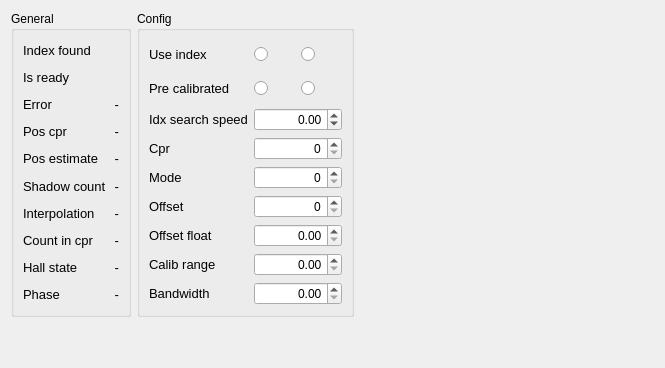
           <widget class="QWidget" name="tab_8">
            <attribute name="title">
             <string>Encoder</string>
            </attribute>
            <layout class="QGridLayout" name="gridLayout_85">
             <item row="0" column="1" alignment="Qt::AlignTop">
              <widget class="QGroupBox" name="groupBox_encoder_config_2">
               <property name="title">
                <string>Config</string>
               </property>
               <layout class="QGridLayout" name="gridLayout_86">
                <item row="0" column="0">
                 <layout class="QGridLayout" name="gridLayout_87">
                  <item row="3" column="1">
                   <widget class="QSpinBox" name="spinBox_cprValue_axis1">
                    <property name="alignment">
                     <set>Qt::AlignRight|Qt::AlignTrailing|Qt::AlignVCenter</set>
                    </property>
                    <property name="maximum">
                     <number>1000000</number>
                    </property>
                   </widget>
                  </item>
                  <item row="0" column="0">
                   <widget class="QLabel" name="label_useIndex_2">
                    <property name="font">
                     <font>
                      <pointsize>10</pointsize>
                     </font>
                    </property>
                    <property name="text">
                     <string>Use index</string>
                    </property>
                   </widget>
                  </item>
                  <item row="3" column="0">
                   <widget class="QLabel" name="label_cpr_2">
                    <property name="font">
                     <font>
                      <pointsize>10</pointsize>
                     </font>
                    </property>
                    <property name="text">
                     <string>Cpr</string>
                    </property>
                   </widget>
                  </item>
                  <item row="2" column="0">
                   <widget class="QLabel" name="label_idxSearchSpeed_2">
                    <property name="font">
                     <font>
                      <pointsize>10</pointsize>
                     </font>
                    </property>
                    <property name="text">
                     <string>Idx search speed</string>
                    </property>
                   </widget>
                  </item>
                  <item row="1" column="0">
                   <widget class="QLabel" name="label_preCalibratedEncoder_2">
                    <property name="font">
                     <font>
                      <pointsize>10</pointsize>
                     </font>
                    </property>
                    <property name="text">
                     <string>Pre calibrated</string>
                    </property>
                   </widget>
                  </item>
                  <item row="4" column="0">
                   <widget class="QLabel" name="label_modeEncoder_2">
                    <property name="font">
                     <font>
                      <pointsize>10</pointsize>
                     </font>
                    </property>
                    <property name="text">
                     <string>Mode</string>
                    </property>
                   </widget>
                  </item>
                  <item row="0" column="1">
                   <layout class="QGridLayout" name="gridLayout_88">
                    <item row="0" column="0">
                     <widget class="QRadioButton" name="radioButton_useIndexTrue_axis1">
                      <property name="minimumSize">
                       <size>
                        <width>0</width>
                        <height>28</height>
                       </size>
                      </property>
                      <property name="text">
                       <string/>
                      </property>
                      <property name="icon">
                       <iconset>
                        <normaloff>Icons/True.jpg</normaloff>Icons/True.jpg</iconset>
                      </property>
                      <property name="iconSize">
                       <size>
                        <width>26</width>
                        <height>26</height>
                       </size>
                      </property>
                      <attribute name="buttonGroup">
                       <string notr="true">buttonGroup_21</string>
                      </attribute>
                     </widget>
                    </item>
                    <item row="0" column="1">
                     <widget class="QRadioButton" name="radioButton_useIndexFalse_axis1">
                      <property name="minimumSize">
                       <size>
                        <width>0</width>
                        <height>28</height>
                       </size>
                      </property>
                      <property name="text">
                       <string/>
                      </property>
                      <property name="icon">
                       <iconset>
                        <normaloff>Icons/False.jpg</normaloff>Icons/False.jpg</iconset>
                      </property>
                      <property name="iconSize">
                       <size>
                        <width>26</width>
                        <height>26</height>
                       </size>
                      </property>
                      <attribute name="buttonGroup">
                       <string notr="true">buttonGroup_21</string>
                      </attribute>
                     </widget>
                    </item>
                   </layout>
                  </item>
                  <item row="1" column="1">
                   <layout class="QGridLayout" name="gridLayout_89">
                    <item row="0" column="0">
                     <widget class="QRadioButton" name="radioButton_encoderPreCalibratedTrue_axis1">
                      <property name="minimumSize">
                       <size>
                        <width>0</width>
                        <height>28</height>
                       </size>
                      </property>
                      <property name="text">
                       <string/>
                      </property>
                      <property name="icon">
                       <iconset>
                        <normaloff>Icons/True.jpg</normaloff>Icons/True.jpg</iconset>
                      </property>
                      <property name="iconSize">
                       <size>
                        <width>26</width>
                        <height>26</height>
                       </size>
                      </property>
                      <attribute name="buttonGroup">
                       <string notr="true">buttonGroup_22</string>
                      </attribute>
                     </widget>
                    </item>
                    <item row="0" column="1">
                     <widget class="QRadioButton" name="radioButton_encoderPreCalibratedFalse_axis1">
                      <property name="minimumSize">
                       <size>
                        <width>0</width>
                        <height>28</height>
                       </size>
                      </property>
                      <property name="text">
                       <string/>
                      </property>
                      <property name="icon">
                       <iconset>
                        <normaloff>Icons/False.jpg</normaloff>Icons/False.jpg</iconset>
                      </property>
                      <property name="iconSize">
                       <size>
                        <width>26</width>
                        <height>26</height>
                       </size>
                      </property>
                      <attribute name="buttonGroup">
                       <string notr="true">buttonGroup_22</string>
                      </attribute>
                     </widget>
                    </item>
                   </layout>
                  </item>
                  <item row="2" column="1">
                   <widget class="QDoubleSpinBox" name="doubleSpinBox_idxSearchSpeedValue_axis1">
                    <property name="alignment">
                     <set>Qt::AlignRight|Qt::AlignTrailing|Qt::AlignVCenter</set>
                    </property>
                    <property name="minimum">
                     <double>-1000000.000000000000000</double>
                    </property>
                    <property name="maximum">
                     <double>1000000.000000000000000</double>
                    </property>
                   </widget>
                  </item>
                  <item row="4" column="1">
                   <widget class="QSpinBox" name="spinBox_modeEncoderValue_axis1">
                    <property name="alignment">
                     <set>Qt::AlignRight|Qt::AlignTrailing|Qt::AlignVCenter</set>
                    </property>
                    <property name="maximum">
                     <number>1000000</number>
                    </property>
                   </widget>
                  </item>
                  <item row="6" column="1">
                   <widget class="QDoubleSpinBox" name="doubleSpinBox_offsetFloatValue_axis1">
                    <property name="alignment">
                     <set>Qt::AlignRight|Qt::AlignTrailing|Qt::AlignVCenter</set>
                    </property>
                    <property name="maximum">
                     <double>1000000.000000000000000</double>
                    </property>
                   </widget>
                  </item>
                  <item row="5" column="0">
                   <widget class="QLabel" name="label_offset_2">
                    <property name="font">
                     <font>
                      <pointsize>10</pointsize>
                     </font>
                    </property>
                    <property name="text">
                     <string>Offset</string>
                    </property>
                   </widget>
                  </item>
                  <item row="7" column="0">
                   <widget class="QLabel" name="label_calibRange_2">
                    <property name="font">
                     <font>
                      <pointsize>10</pointsize>
                     </font>
                    </property>
                    <property name="text">
                     <string>Calib range</string>
                    </property>
                   </widget>
                  </item>
                  <item row="6" column="0">
                   <widget class="QLabel" name="label_offsetFloat_2">
                    <property name="font">
                     <font>
                      <pointsize>10</pointsize>
                     </font>
                    </property>
                    <property name="text">
                     <string>Offset float</string>
                    </property>
                   </widget>
                  </item>
                  <item row="5" column="1">
                   <widget class="QSpinBox" name="spinBox_offsetValue_axis1">
                    <property name="alignment">
                     <set>Qt::AlignRight|Qt::AlignTrailing|Qt::AlignVCenter</set>
                    </property>
                    <property name="maximum">
                     <number>1000000</number>
                    </property>
                   </widget>
                  </item>
                  <item row="8" column="1">
                   <widget class="QDoubleSpinBox" name="doubleSpinBox_bandwidthValue_axis1">
                    <property name="alignment">
                     <set>Qt::AlignRight|Qt::AlignTrailing|Qt::AlignVCenter</set>
                    </property>
                    <property name="maximum">
                     <double>1000000.000000000000000</double>
                    </property>
                   </widget>
                  </item>
                  <item row="7" column="1">
                   <widget class="QDoubleSpinBox" name="doubleSpinBox_calibRangeValue_axis1">
                    <property name="alignment">
                     <set>Qt::AlignRight|Qt::AlignTrailing|Qt::AlignVCenter</set>
                    </property>
                    <property name="maximum">
                     <double>1000000.000000000000000</double>
                    </property>
                   </widget>
                  </item>
                  <item row="8" column="0">
                   <widget class="QLabel" name="label_bandwidth_2">
                    <property name="font">
                     <font>
                      <pointsize>10</pointsize>
                     </font>
                    </property>
                    <property name="text">
                     <string>Bandwidth</string>
                    </property>
                   </widget>
                  </item>
                 </layout>
                </item>
               </layout>
              </widget>
             </item>
             <item row="0" column="0">
              <widget class="QGroupBox" name="groupBox_16">
               <property name="minimumSize">
                <size>
                 <width>0</width>
                 <height>0</height>
                </size>
               </property>
               <property name="title">
                <string>General</string>
               </property>
               <layout class="QGridLayout" name="gridLayout_90">
                <item row="0" column="0">
                 <layout class="QGridLayout" name="gridLayout_91">
                  <item row="3" column="2">
                   <widget class="QLabel" name="label_posCprValue_axis1">
                    <property name="font">
                     <font>
                      <pointsize>10</pointsize>
                     </font>
                    </property>
                    <property name="text">
                     <string>-</string>
                    </property>
                    <property name="alignment">
                     <set>Qt::AlignRight|Qt::AlignTrailing|Qt::AlignVCenter</set>
                    </property>
                   </widget>
                  </item>
                  <item row="3" column="0">
                   <widget class="QLabel" name="label_posCpr_2">
                    <property name="font">
                     <font>
                      <pointsize>10</pointsize>
                     </font>
                    </property>
                    <property name="text">
                     <string>Pos cpr</string>
                    </property>
                   </widget>
                  </item>
                  <item row="5" column="0">
                   <widget class="QLabel" name="label_shadowCount_2">
                    <property name="font">
                     <font>
                      <pointsize>10</pointsize>
                     </font>
                    </property>
                    <property name="text">
                     <string>Shadow count</string>
                    </property>
                   </widget>
                  </item>
                  <item row="1" column="0">
                   <widget class="QLabel" name="label_isReadyEncoder_2">
                    <property name="font">
                     <font>
                      <pointsize>10</pointsize>
                     </font>
                    </property>
                    <property name="text">
                     <string>Is ready</string>
                    </property>
                   </widget>
                  </item>
                  <item row="5" column="2">
                   <widget class="QLabel" name="label_shadowCountValue_axis1">
                    <property name="font">
                     <font>
                      <pointsize>10</pointsize>
                     </font>
                    </property>
                    <property name="text">
                     <string>-</string>
                    </property>
                    <property name="alignment">
                     <set>Qt::AlignRight|Qt::AlignTrailing|Qt::AlignVCenter</set>
                    </property>
                   </widget>
                  </item>
                  <item row="1" column="2">
                   <widget class="QLabel" name="icon_isReadyEncoderValue_axis1">
                    <property name="text">
                     <string/>
                    </property>
                    <property name="pixmap">
                     <pixmap>../../../home/Users/pjurgaitis/Downloads/Icons/NoState.jpg</pixmap>
                    </property>
                    <property name="alignment">
                     <set>Qt::AlignRight|Qt::AlignTrailing|Qt::AlignVCenter</set>
                    </property>
                   </widget>
                  </item>
                  <item row="4" column="0">
                   <widget class="QLabel" name="label_postEstimate_2">
                    <property name="font">
                     <font>
                      <pointsize>10</pointsize>
                     </font>
                    </property>
                    <property name="text">
                     <string>Pos estimate</string>
                    </property>
                   </widget>
                  </item>
                  <item row="4" column="2">
                   <widget class="QLabel" name="label_posEstimateValue_axis1">
                    <property name="font">
                     <font>
                      <pointsize>10</pointsize>
                     </font>
                    </property>
                    <property name="text">
                     <string>-</string>
                    </property>
                    <property name="alignment">
                     <set>Qt::AlignRight|Qt::AlignTrailing|Qt::AlignVCenter</set>
                    </property>
                   </widget>
                  </item>
                  <item row="0" column="2">
                   <widget class="QLabel" name="icon_indexFoundValue_axis1">
                    <property name="text">
                     <string/>
                    </property>
                    <property name="pixmap">
                     <pixmap>../../../home/Users/pjurgaitis/Downloads/Icons/NoState.jpg</pixmap>
                    </property>
                    <property name="alignment">
                     <set>Qt::AlignRight|Qt::AlignTrailing|Qt::AlignVCenter</set>
                    </property>
                   </widget>
                  </item>
                  <item row="7" column="0">
                   <widget class="QLabel" name="label_countInCpr_2">
                    <property name="font">
                     <font>
                      <pointsize>10</pointsize>
                     </font>
                    </property>
                    <property name="text">
                     <string>Count in cpr</string>
                    </property>
                   </widget>
                  </item>
                  <item row="6" column="2">
                   <widget class="QLabel" name="label_interpolationValue_axis1">
                    <property name="font">
                     <font>
                      <pointsize>10</pointsize>
                     </font>
                    </property>
                    <property name="text">
                     <string>-</string>
                    </property>
                    <property name="alignment">
                     <set>Qt::AlignRight|Qt::AlignTrailing|Qt::AlignVCenter</set>
                    </property>
                   </widget>
                  </item>
                  <item row="2" column="2">
                   <widget class="QLabel" name="label_encoderErrorValue_axis1">
                    <property name="font">
                     <font>
                      <pointsize>10</pointsize>
                     </font>
                    </property>
                    <property name="text">
                     <string>-</string>
                    </property>
                    <property name="alignment">
                     <set>Qt::AlignRight|Qt::AlignTrailing|Qt::AlignVCenter</set>
                    </property>
                   </widget>
                  </item>
                  <item row="6" column="0">
                   <widget class="QLabel" name="label_interpolation_2">
                    <property name="font">
                     <font>
                      <pointsize>10</pointsize>
                     </font>
                    </property>
                    <property name="text">
                     <string>Interpolation</string>
                    </property>
                   </widget>
                  </item>
                  <item row="8" column="2">
                   <widget class="QLabel" name="label_hallStateValue_axis1">
                    <property name="font">
                     <font>
                      <pointsize>10</pointsize>
                     </font>
                    </property>
                    <property name="text">
                     <string>-</string>
                    </property>
                    <property name="alignment">
                     <set>Qt::AlignRight|Qt::AlignTrailing|Qt::AlignVCenter</set>
                    </property>
                   </widget>
                  </item>
                  <item row="8" column="0">
                   <widget class="QLabel" name="label_hallState_2">
                    <property name="font">
                     <font>
                      <pointsize>10</pointsize>
                     </font>
                    </property>
                    <property name="text">
                     <string>Hall state</string>
                    </property>
                   </widget>
                  </item>
                  <item row="2" column="0">
                   <widget class="QLabel" name="label_errorEncoder_2">
                    <property name="font">
                     <font>
                      <pointsize>10</pointsize>
                     </font>
                    </property>
                    <property name="text">
                     <string>Error </string>
                    </property>
                   </widget>
                  </item>
                  <item row="9" column="0">
                   <widget class="QLabel" name="label_phase_2">
                    <property name="font">
                     <font>
                      <pointsize>10</pointsize>
                     </font>
                    </property>
                    <property name="text">
                     <string>Phase</string>
                    </property>
                   </widget>
                  </item>
                  <item row="7" column="2">
                   <widget class="QLabel" name="label_countInCprValue_axis1">
                    <property name="font">
                     <font>
                      <pointsize>10</pointsize>
                     </font>
                    </property>
                    <property name="text">
                     <string>-</string>
                    </property>
                    <property name="alignment">
                     <set>Qt::AlignRight|Qt::AlignTrailing|Qt::AlignVCenter</set>
                    </property>
                   </widget>
                  </item>
                  <item row="9" column="2">
                   <widget class="QLabel" name="label_phaseValue_axis1">
                    <property name="font">
                     <font>
                      <pointsize>10</pointsize>
                     </font>
                    </property>
                    <property name="text">
                     <string>-</string>
                    </property>
                    <property name="alignment">
                     <set>Qt::AlignRight|Qt::AlignTrailing|Qt::AlignVCenter</set>
                    </property>
                   </widget>
                  </item>
                  <item row="0" column="0">
                   <widget class="QLabel" name="label_indexFound_2">
                    <property name="font">
                     <font>
                      <pointsize>10</pointsize>
                     </font>
                    </property>
                    <property name="text">
                     <string>Index found</string>
                    </property>
                   </widget>
                  </item>
                 </layout>
                </item>
               </layout>
              </widget>
             </item>
             <item row="1" column="1">
              <spacer name="verticalSpacer_3">
               <property name="orientation">
                <enum>Qt::Vertical</enum>
               </property>
               <property name="sizeHint" stdset="0">
                <size>
                 <width>20</width>
                 <height>40</height>
                </size>
               </property>
              </spacer>
             </item>
             <item row="0" column="2">
              <spacer name="horizontalSpacer_3">
               <property name="orientation">
                <enum>Qt::Horizontal</enum>
               </property>
               <property name="sizeType">
                <enum>QSizePolicy::Maximum</enum>
               </property>
               <property name="sizeHint" stdset="0">
                <size>
                 <width>300</width>
                 <height>20</height>
                </size>
               </property>
              </spacer>
             </item>
            </layout>
           </widget>
